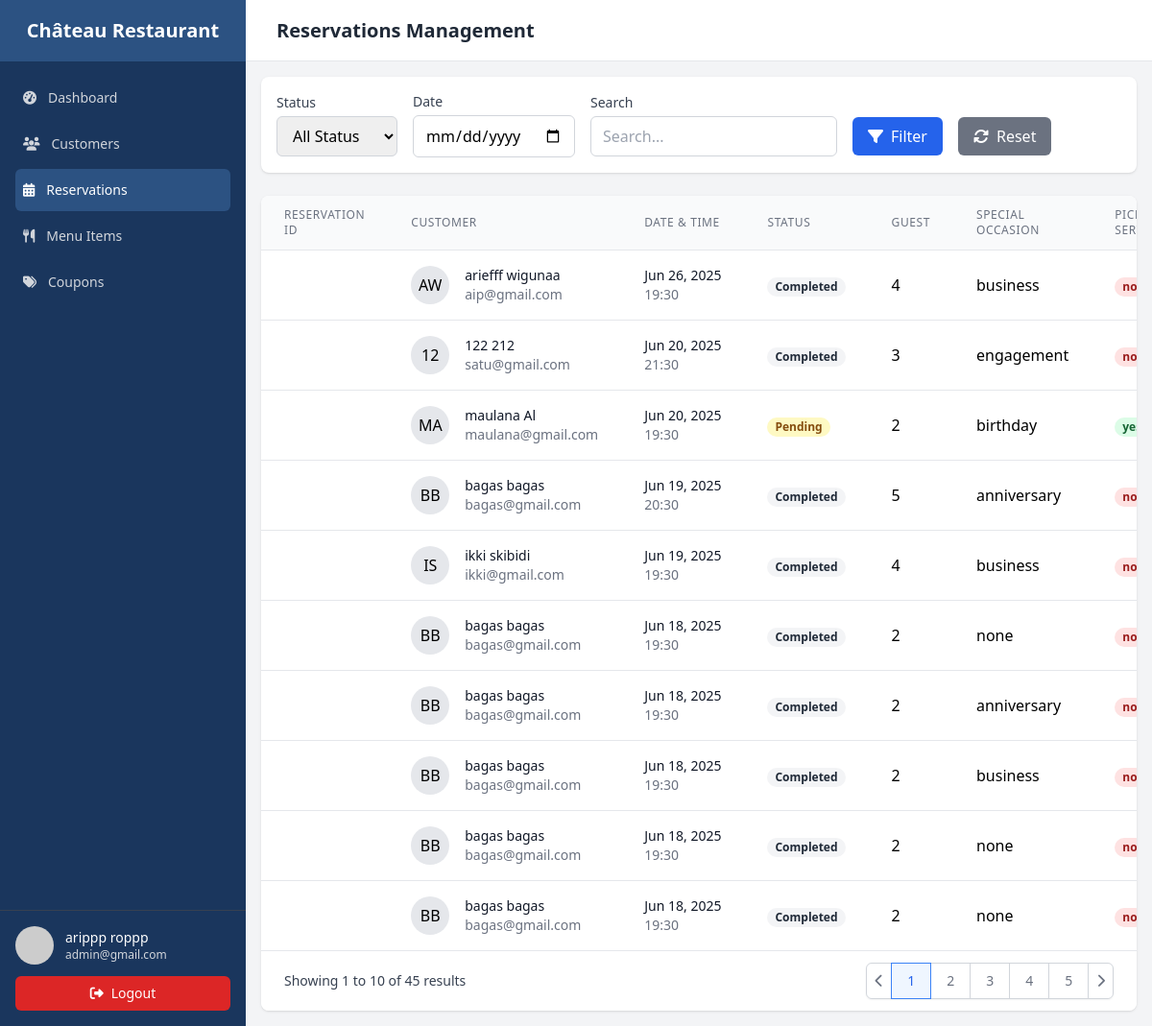
The app's page /pages/admin/reservation/index.php (signed in) with its own data.
### tables this page shows
CREATE TABLE `users` (
  `id` int(11) NOT NULL,
  `first_name` varchar(50) DEFAULT NULL,
  `last_name` varchar(50) NOT NULL,
  `email` varchar(100) NOT NULL,
  `password` varchar(255) NOT NULL,
  `gender` enum('male','female') NOT NULL,
  `phone` varchar(20) DEFAULT NULL,
  `address` text NOT NULL,
  `date_of_birth` date NOT NULL,
  `membership_level` varchar(50) DEFAULT NULL,
  `created_at` timestamp NOT NULL DEFAULT current_timestamp(),
  `updated_at` timestamp NOT NULL DEFAULT current_timestamp() ON UPDATE current_timestamp(),
  `favorite_cuisines` text DEFAULT NULL,
  `preferred_seating` varchar(50) DEFAULT NULL,
  `dietary_restrictions` text DEFAULT NULL,
  `profile_photo` varchar(255) DEFAULT NULL,
  `role` enum('user','admin') NOT NULL
);

CREATE TABLE `reservations` (
  `id` int(11) NOT NULL,
  `reservation_id` varchar(255) NOT NULL,
  `user_id` int(11) NOT NULL,
  `guests` int(11) NOT NULL,
  `reservation_date` date NOT NULL,
  `reservation_time` time NOT NULL,
  `table_number` int(11) NOT NULL,
  `special_occasion` varchar(50) DEFAULT NULL,
  `pickup_service` tinyint(1) DEFAULT 0,
  `pickup_location` text DEFAULT NULL,
  `pickup_time` time DEFAULT NULL,
  `vehicle_type` varchar(50) DEFAULT NULL,
  `pickup_cost` decimal(10,2) DEFAULT 0.00,
  `food_cost` decimal(10,2) DEFAULT 0.00,
  `tax_amount` decimal(10,2) DEFAULT 0.00,
  `total_amount` decimal(10,2) NOT NULL,
  `status` enum('pending','confirmed','completed','cancelled') DEFAULT 'pending',
  `created_at` timestamp NOT NULL DEFAULT current_timestamp(),
  `updated_at` timestamp NOT NULL DEFAULT current_timestamp() ON UPDATE current_timestamp()
);

### pages/admin/reservation/index.php (the view, shortened to what the rows shown need)
<?php
include '../includes/config.php';
$status = $_GET['status'] ?? '';
$search = $_GET['search'] ?? '';
$date = $_GET['date'] ?? '';
$page = isset($_GET['page']) ? max(1, intval($_GET['page'])) : 1;
$perPage = 10;
$reservations = getReservations($conn, $status, $search, $date, $page, $perPage);
?>
<!DOCTYPE html>
<html lang="en">
<head>
    <script src="https://cdn.tailwindcss.com"></script>
    <link rel="stylesheet" href="https://cdnjs.cloudflare.com/ajax/libs/font-awesome/6.4.0/css/all.min.css">
</head>
<body class="bg-gray-100 font-sans">
    <div class="flex h-screen overflow-hidden">
        <?php include '../components/sidebar.php' ?>
        <div class="flex flex-col flex-1 overflow-hidden">
            <div class="flex items-center justify-between h-16 px-4 bg-white border-b border-gray-200">
                <div class="flex items-center">
                    <h1 class="ml-4 text-xl font-semibold text-gray-800">Reservations Management</h1>
                </div>
            </div>
            <div class="flex-1 overflow-auto p-4">
                <div class="bg-white rounded-lg shadow overflow-hidden">
                    <div class="overflow-x-auto">
                        <table class="min-w-full divide-y divide-gray-200">
                            <thead class="bg-gray-50">
                                <tr>
                                    <th class="px-6 py-3 text-left text-xs font-medium text-gray-500 uppercase tracking-wider">Reservation ID</th>
                                    <th class="px-6 py-3 text-left text-xs font-medium text-gray-500 uppercase tracking-wider">Customer</th>
                                    <th class="px-6 py-3 text-left text-xs font-medium text-gray-500 uppercase tracking-wider">Date & Time</th>
                                    <th class="px-6 py-3 text-left text-xs font-medium text-gray-500 uppercase tracking-wider">Status</th>
                                    <th class="px-6 py-3 text-left text-xs font-medium text-gray-500 uppercase tracking-wider">Guest</th>
                                    <th class="px-6 py-3 text-left text-xs font-medium text-gray-500 uppercase tracking-wider">Special Occasion</th>
                                    <th class="px-6 py-3 text-left text-xs font-medium text-gray-500 uppercase tracking-wider">Pickup Service</th>
                                </tr>
                            </thead>
                            <tbody class="bg-white divide-y divide-gray-200">
                                <?php while($reservation = mysqli_fetch_assoc($reservations)): ?>
                                <tr class="hover:bg-gray-50">
                                    <td class="px-6 py-4 whitespace-nowrap">
                                    </td>
                                    <td class="px-6 py-4 whitespace-nowrap">
                                        <div class="flex items-center">
                                            <div class="flex-shrink-0 h-10 w-10 rounded-full bg-gray-200 flex items-center justify-center">
                                                <?= strtoupper(substr($reservation['first_name'], 0, 1)) . strtoupper(substr($reservation['last_name'], 0, 1)) ?>
                                            </div>
                                            <div class="ml-4">
                                                <div class="text-sm font-medium text-gray-900">
                                                    <?= htmlspecialchars($reservation['first_name'] . ' ' . $reservation['last_name']) ?>
                                                </div>
                                                <div class="text-sm text-gray-500">
                                                    <?= htmlspecialchars($reservation['email']) ?>
                                                </div>
                                            </div>
                                        </div>
                                    </td>
                                    <td class="px-6 py-4 whitespace-nowrap">
                                        <div class="text-sm text-gray-900">
                                            <?= date('M j, Y', strtotime($reservation['reservation_date'])) ?>
                                        </div>
                                        <div class="text-sm text-gray-500">
                                            <?= date('H:i', strtotime($reservation['reservation_time'])) ?>
                                        </div>
                                    </td>
                                    <td class="px-6 py-4 whitespace-nowrap">
                                        <?php
                                        $statusColor = [
                                            'confirmed' => 'green',
                                            'pending' => 'yellow',
                                            'cancelled' => 'red'
                                        ][$reservation['status']] ?? 'gray';
                                        ?>
                                        <span class="px-2 inline-flex text-xs leading-5 font-semibold rounded-full bg-<?= $statusColor ?>-100 text-<?= $statusColor ?>-800">
                                            <?= ucfirst($reservation['status']) ?>
                                        </span>
                                    </td>
                                    <td class="px-6 py-4 whitespace-nowrap">
                                        <?= $reservation['guests'] ?>
                                    </td>
                                    <td class="px-6 py-4 whitespace-nowrap">
                                        <?= $reservation['special_occasion'] ?>
                                    </td>
                                    <?php
                                        $statusColor = [
                                            '1' => 'green',
                                            '0' => 'red',
                                        ][$reservation['pickup_service']] ?? 'gray';
                                        ?>
                                    <td class="px-6 py-4 whitespace-nowrap">
                                        <span class="px-2 inline-flex text-xs leading-5 font-semibold rounded-full bg-<?= $statusColor ?>-100 text-<?= $statusColor ?>-800">
                                            <?= $reservation['pickup_service'] == 1 ? 'yes' : 'no' ?>
                                        </span>
                                    </td>
                                </tr>
                                <?php endwhile; ?>
                            </tbody>
                        </table>
                    </div>
                </div>
            </div>
        </div>
    </div>
</body>
</html>

### pages/admin/components/sidebar.php (shortened to what the rows shown need)
<?php
include_once '../includes/config.php';
$query = 'SELECT * FROM users WHERE id = ?';
$stmt = $conn->prepare($query);
$stmt->bind_param("i", $_SESSION['user_id']);
$stmt->execute();
$result = $stmt->get_result();
$user = $result->fetch_assoc();
?>
<div class="hidden md:flex md:flex-shrink-0">
    <div class="flex flex-col w-64 bg-primary">
        <div class="p-4 border-t border-gray-700">
            <div class="flex items-center">
                <div class="ml-3">
                    <p class="text-sm font-medium text-white"><?= htmlspecialchars($user['first_name'] . ' ' . $user['last_name'] ?? 'Admin User') ?></p>
                    <p class="text-xs font-medium text-gray-300"><?= htmlspecialchars($user['email'] ?? 'admin@luxuryrestaurant.com') ?></p>
                </div>
            </div>
        </div>
    </div>
</div>

### records on screen
users: first_name+last_name "arippp roppp", email "admin@gmail.com"
reservations: user.first_name "A", user.last_name "W", user.last_name "ariefff wigunaa", user.email "aip@gmail.com", reservation_date "Jun 26, 2025", reservation_time "19:30", status "Completed", guests "4", special_occasion "business", pickup_service "no"
reservations: user.first_name "1", user.last_name "2", user.last_name "122 212", user.email "satu@gmail.com", reservation_date "Jun 20, 2025", reservation_time "21:30", status "Completed", guests "3", special_occasion "engagement", pickup_service "no"
reservations: user.first_name "M", user.last_name "A", user.last_name "maulana Al", user.email "maulana@gmail.com", reservation_date "Jun 20, 2025", reservation_time "19:30", status "Pending", guests "2", special_occasion "birthday", pickup_service "yes"
reservations: user.first_name "B", user.last_name "B", user.last_name "bagas bagas", user.email "bagas@gmail.com", reservation_date "Jun 19, 2025", reservation_time "20:30", status "Completed", guests "5", special_occasion "anniversary", pickup_service "no"
reservations: user.first_name "I", user.last_name "S", user.last_name "ikki skibidi", user.email "ikki@gmail.com", reservation_date "Jun 19, 2025", reservation_time "19:30", status "Completed", guests "4", special_occasion "business", pickup_service "no"
reservations: user.first_name "B", user.last_name "B", user.last_name "bagas bagas", user.email "bagas@gmail.com", reservation_date "Jun 18, 2025", reservation_time "19:30", status "Completed", guests "2", special_occasion "none", pickup_service "no"
reservations: user.first_name "B", user.last_name "B", user.last_name "bagas bagas", user.email "bagas@gmail.com", reservation_date "Jun 18, 2025", reservation_time "19:30", status "Completed", guests "2", special_occasion "anniversary", pickup_service "no"
reservations: user.first_name "B", user.last_name "B", user.last_name "bagas bagas", user.email "bagas@gmail.com", reservation_date "Jun 18, 2025", reservation_time "19:30", status "Completed", guests "2", special_occasion "business", pickup_service "no"
reservations: user.first_name "B", user.last_name "B", user.last_name "bagas bagas", user.email "bagas@gmail.com", reservation_date "Jun 18, 2025", reservation_time "19:30", status "Completed", guests "2", special_occasion "none", pickup_service "no"
reservations: user.first_name "B", user.last_name "B", user.last_name "bagas bagas", user.email "bagas@gmail.com", reservation_date "Jun 18, 2025", reservation_time "19:30", status "Completed", guests "2", special_occasion "none", pickup_service "no"

### other values on screen
min($page * $perPage, $totalReservations) "10"
$totalReservations "45"
